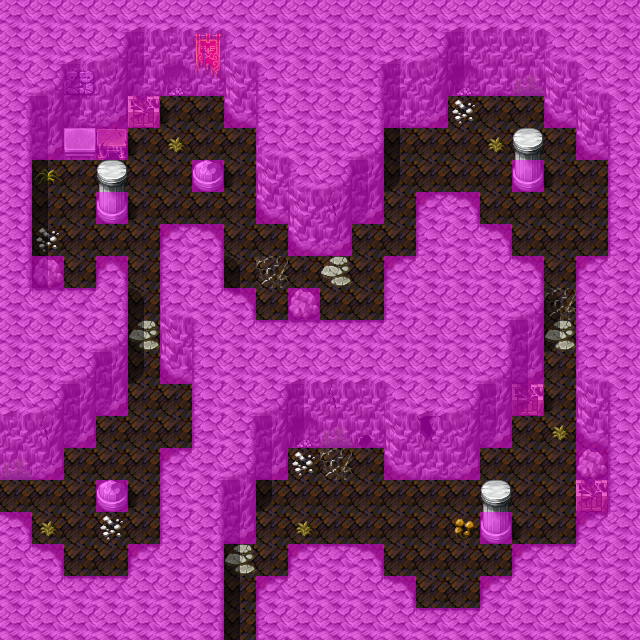

This is a level from a 2D game, rendered from its Tiled map with the project's own tilesets. A one-line summary and the map file follow, with tile-layer data summarised:
An orthogonal 20x20 tile map with 32x32 px tiles, 4 tile layers (Ground, Objects, Above, Walkable), 11 tilesets and 8 objects (6x spawn, 2x mapchange).

<map version="1.0" orientation="orthogonal" width="20" height="20" tilewidth="32" tileheight="32">
    <tileset firstgid="1" name="map_3" tilewidth="32" tileheight="32">
        <image source="../drawable/map_3.png" />
    </tileset>
    <tileset firstgid="65" name="map_4" tilewidth="32" tileheight="32">
        <image source="../drawable/map_4.png" />
    </tileset>
    <tileset firstgid="129" name="map_5" tilewidth="32" tileheight="32">
        <image source="../drawable/map_5.png" />
    </tileset>
    <tileset firstgid="193" name="map_1" tilewidth="32" tileheight="32">
        <image source="../drawable/map_1.png" />
    </tileset>
    <tileset firstgid="257" name="map_10" tilewidth="32" tileheight="32">
        <image source="../drawable/map_10.png" />
    </tileset>
    <tileset firstgid="321" name="map_11" tilewidth="32" tileheight="32">
        <image source="../drawable/map_11.png" />
    </tileset>
    <tileset firstgid="385" name="map_14" tilewidth="32" tileheight="32">
        <image source="../drawable/map_14.png" />
    </tileset>
    <tileset firstgid="449" name="map_29" tilewidth="32" tileheight="32">
        <image source="../drawable/map_29.png" />
    </tileset>
    <tileset firstgid="513" name="map_2" tilewidth="32" tileheight="32">
        <image source="../drawable/map_2.png" />
    </tileset>
    <tileset firstgid="577" name="map_0" tilewidth="32" tileheight="32">
        <image source="../drawable/map_0.png" />
    </tileset>
    <tileset firstgid="641" name="map_6" tilewidth="32" tileheight="32">
        <image source="../drawable/map_6.png" />
    </tileset>
    <layer name="Ground" width="20" height="20">
        <data>[400 cells, 400 non-empty, 12 distinct tile ids]</data>
    </layer>
    <layer name="Objects" width="20" height="20">
        <data>[400 cells, 95 non-empty, 27 distinct tile ids]</data>
    </layer>
    <layer name="Above" width="20" height="20">
        <data>[400 cells, 47 non-empty, 5 distinct tile ids]</data>
    </layer>
    <layer name="Walkable" width="20" height="20">
        <data>[400 cells, 278 non-empty, 1 distinct tile ids]</data>
    </layer>
    <objectgroup name="Mapevents">
        <object name="entrance" type="mapchange" x="224" y="608" width="32" height="32">
            <properties>
                <property name="map" value="road4_gargoylecave" />
                <property name="place" value="gargoylecave" />
            </properties>
        </object>
        <object name="west" type="mapchange" x="0" y="480" width="32" height="32">
            <properties>
                <property name="map" value="gargoylecave2" />
                <property name="place" value="east" />
            </properties>
        </object>
    </objectgroup>
    <objectgroup name="Spawn">
        <object name="shadowgarg1" type="spawn" x="256" y="448" width="320" height="128">
            <properties>
                <property name="quantity" value="2" />
                <property name="spawngroup" value="shadowgarg1" />
            </properties>
        </object>
        <object name="shadowgarg1_1" type="spawn" x="544" y="256" width="32" height="160">
            <properties>
                <property name="spawngroup" value="shadowgarg1" />
            </properties>
        </object>
        <object name="shadowgarg1_2" type="spawn" x="384" y="192" width="32" height="32">
            <properties>
                <property name="spawngroup" value="shadowgarg1" />
            </properties>
        </object>
        <object name="shadowgarg2" type="spawn" x="128" y="256" width="32" height="128">
            <properties>
                <property name="spawngroup" value="shadowgarg2" />
            </properties>
        </object>
        <object name="shadowgarg2_1" type="spawn" x="32" y="160" width="256" height="96">
            <properties>
                <property name="quantity" value="2" />
                <property name="spawngroup" value="shadowgarg2" />
            </properties>
        </object>
        <object name="shadowgarg1_3" type="spawn" x="416" y="128" width="160" height="128">
            <properties>
                <property name="spawngroup" value="shadowgarg1" />
            </properties>
        </object>
    </objectgroup>
    <objectgroup name="Keys" />
</map>
